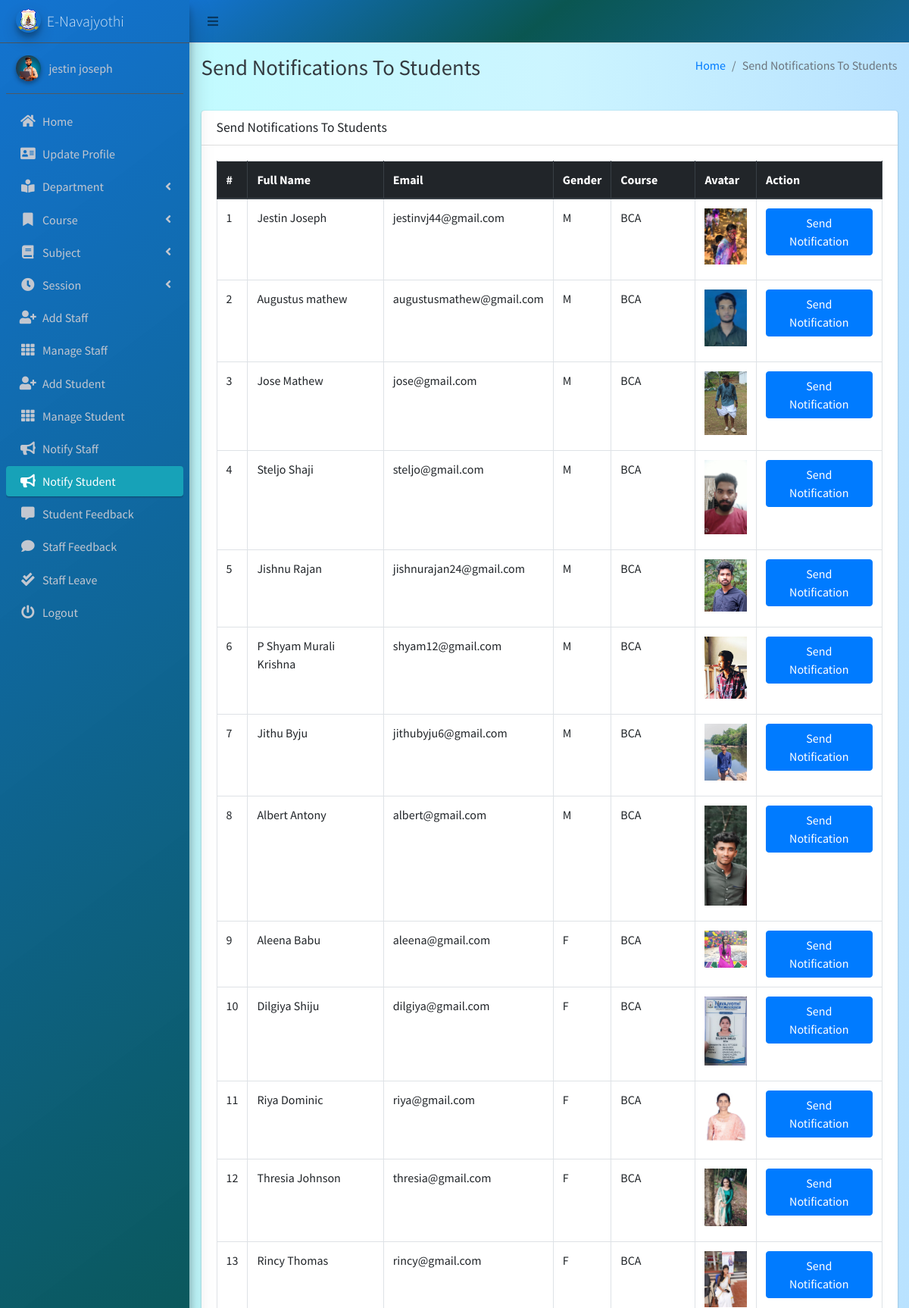
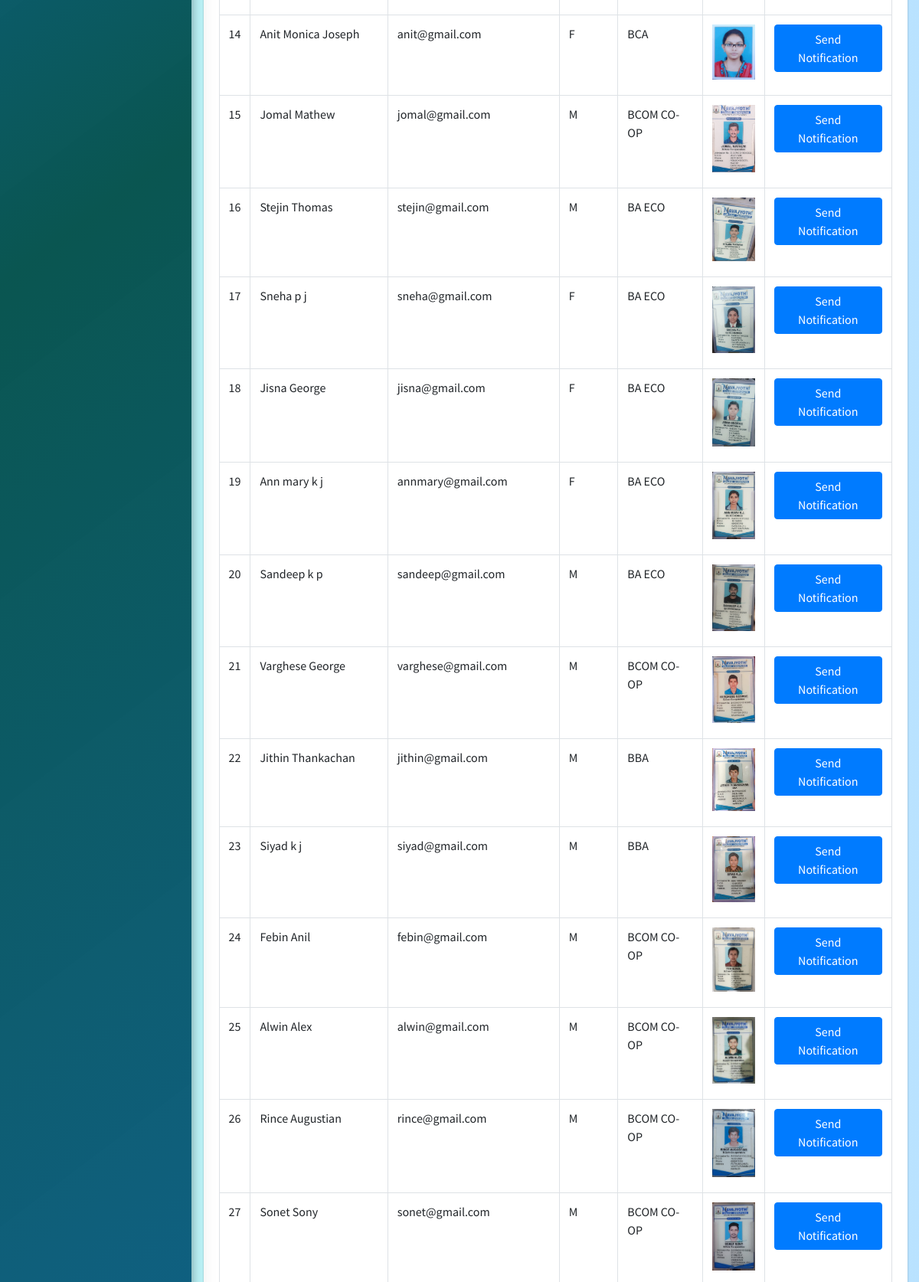
Page /admin_notify_student (signed in, upper part) on the committed database (2 pictures, top to bottom).
### main_app/models.py (models this page shows, shortened)
class CustomUser(AbstractUser):
    USER_TYPE = ((1, "HOD"), (2, "Staff"), (3, "Student"))
    GENDER = [("M", "Male"), ("F", "Female")]
    username = None  # Removed username, using email instead
    email = models.EmailField(unique=True)
    user_type = models.CharField(default=1, choices=USER_TYPE, max_length=1)
    gender = models.CharField(max_length=1, choices=GENDER)
    profile_pic = models.ImageField()
    address = models.TextField()
    fcm_token = models.TextField(default="")  # For firebase notifications
    created_at = models.DateTimeField(auto_now_add=True)
    updated_at = models.DateTimeField(auto_now=True)
    USERNAME_FIELD = "email"
    REQUIRED_FIELDS = []
    objects = CustomUserManager()
    phone_num = models.IntegerField(max_length=12 ,null=True,blank=False)
    aadhar_num = models.IntegerField(max_length=16,null=True,blank=False)
    date_of_birth = models.DateField(null=True,blank=False)
    def __str__(self):
        return self.first_name + "  " + self.last_name

class Student(models.Model):
    admin = models.OneToOneField(CustomUser, on_delete=models.CASCADE)
    department = models.ForeignKey(Department, on_delete=models.DO_NOTHING, null=True, blank=False)
    course = models.ForeignKey(Course, on_delete=models.DO_NOTHING, null=True, blank=False)
    session = models.ForeignKey(Session, on_delete=models.DO_NOTHING, null=True)
    phone_num = models.IntegerField(max_length=12 ,null=True,blank=False)
    aadhar_num = models.IntegerField(max_length=12,null=True,blank=False)
    date_of_birth = models.DateField(null=True,blank=False)
    religion = models.CharField(max_length=12,null=True,blank=False)
    register_num = models.CharField(max_length=12,null=True,blank=False)
    admission_num = models.CharField(max_length=16,null=True,blank=False)

class Course(models.Model):
    name = models.CharField(max_length=120)
    department = models.ForeignKey(Department, on_delete=models.DO_NOTHING, null=True, blank=False)
    created_at = models.DateTimeField(auto_now_add=True)
    updated_at = models.DateTimeField(auto_now=True)

### main_app/hod_views.py (the view)
# urls.py: path("admin_notify_student", hod_views.admin_notify_student,
def admin_notify_student(request):
    student = CustomUser.objects.filter(user_type=3)
    context = {
        'page_title': "Send Notifications To Students",
        'students': student
    }
    return render(request, "hod_template/student_notification.html", context)

### main_app/templates/hod_template/student_notification.html (shortened to what this page needs)
{% extends 'main_app/base.html' %}
{% load static %}
{% block page_title %}{{page_title}}{% endblock page_title %}
{% block content %}
<section class="content">
    <div class="container-fluid">
        <div class="row">
            <div class="col-md-12">
                <div class="card">
                    <div class="card-header">
                        <h3 class="card-title">{{page_title}}</h3>
                    </div>
                    <div class="card-body">
                        <table id="example2" class="table table-bordered table-hover">
                            <thead class="thead-dark">
                                <tr>
                                    <th>#</th>
                                    <th>Full Name</th>
                                    <th>Email</th>
                                    <th>Gender</th>
                                    <th>Course</th>
                                    <th>Avatar</th>
                                    <th>Action</th>
                                </tr>
                            </thead>
                            <tbody>
                                {% for student in students %}
                                <tr>
                                    <td>{{ forloop.counter }}</td>
                                    <td>{{student.first_name}} {{student.last_name}}</td>
                                    <td>{{student.email}}</td>
                                    <td>{{student.gender}}</td>
                                    <td>{{student.student.course.name}}</td>
                                    <td>
                                        {% if student.profile_pic == ""  %}
                                        No Image
                                        {% else %}
                                        <img class="img img-fluid mb-2" height="56" width="56"
                                            src="{{student.profile_pic}}" alt="">
                                        {% endif %}
                                    </td>
                                    <td><button data-toggle = "modal" data-target = "#myModal"class="btn btn-primary show_notification" value="{{student.id}}">Send Notification</button>
                                    </td>
                                </tr>
                                {% endfor %}
                            </tbody>
                        </table>
                    </div>
                </div>
            </div>
        </div>
    </div>
</section>
{% endblock content %}

### main_app/templates/main_app/sidebar_template.html (shortened to what this page needs)
{% load static %}
<aside class="main-sidebar sidebar-dark-info elevation-4 " style="background: rgb(0,104,205);
background: linear-gradient(143deg, rgba(0,104,205,0.9248949579831933) 0%, rgba(0,79,74,0.9613095238095238) 49%, rgba(0,89,142,0.9276960784313726) 100%);">
    {% if request.user.user_type == '1' %}
    <a href="{% url 'admin_home' %}" class="brand-link">
        <img src="{% static 'dist/img/nava_logo.png' %} " alt="AdminLTE Logo"
            class="brand-image img-circle elevation-3" >
        <span class="brand-text font-weight-light">E-Navajyothi</span>
    </a>
      <div class="sidebar">
        <div class="user-panel mt-3 pb-3 mb-3 d-flex">
            <div class="image">
                <img src="{{ request.user.profile_pic}}" class="img-circle elevation-2" alt="User Image">
            </div>
            <div class="info">
                <a href="#" class="d-block">{{user}}</a>
            </div>
        </div>
        <nav class="mt-2 ">
            <ul class="nav nav-pills nav-sidebar flex-column " data-widget="treeview" role="menu" data-accordion="false">
                <li class="nav-item">
                    {% url 'admin_home' as admin_home %}
                    <a href="{{admin_home}}" class="nav-link {% if admin_home == request.path %} active {% endif %}">
                        <i class="nav-icon fas fa-home"></i>
                        <p >
                            Home
                        </p>
                    </a>
                </li>
                <li class="nav-item">
                    {% url 'admin_view_profile' as admin_view_profile %}
                    <a href="{{admin_view_profile}}"
                        class="nav-link {% if admin_view_profile == request.path %} active {% endif %}">
                        <i class="nav-icon fas fa-address-card"></i>
                        <p>
                            Update Profile
                        </p>
                    </a>
                </li>
            <li class="nav-item has-treeview">
                    <a href="#" class="nav-link">
                        <i class="nav-icon fas fa-book-reader"></i>
                        <p>
                            Department
                            <i class="fas fa-angle-left right"></i>
                        </p>
                    </a>
                </li>
                <li class="nav-item has-treeview">
                    <a href="#" class="nav-link">
                        <i class="nav-icon fas fa-bookmark"></i>
                        <p>
                            Course
                            <i class="fas fa-angle-left right"></i>
                        </p>
                    </a>
                </li>
                <li class="nav-item has-treeview">
                    <a href="#" class="nav-link">
                        <i class="nav-icon fas fa-book"></i>
                        <p>
                            Subject
                            <i class="fas fa-angle-left right"></i>
                        </p>
                    </a>
                </li>
                <li class="nav-item has-treeview">
                    <a href="#" class="nav-link">
                        <i class="nav-icon fas fa-clock"></i>
                        <p>
                            Session
                            <i class="fas fa-angle-left right"></i>
                        </p>
                    </a>
                </li>
                <li class="nav-item">
                    {% url 'add_staff' as add_staff %}
                    <a href="{{add_staff}}" class="nav-link {% if add_staff == request.path %} active {% endif %}">
                        <i class="nav-icon fas fa-user-plus"></i>
                        <p>
                            Add Staff
                        </p>
                    </a>
                </li>
                <li class="nav-item">
                    {% url 'manage_staff' as manage_staff %}
                    {% url 'edit_staff' staff_id as edit_staff %}
                    <a href="{{manage_staff}}"
                        class="nav-link {% if manage_staff == request.path or request.path == edit_staff %} active {% endif %}">
                        <i class="nav-icon fas fa-th"></i>
                        <p>
                            Manage Staff
                        </p>
                    </a>
                </li>
                <li class="nav-item">
                    {% url 'add_student' as add_student%}
                    <a href="{{add_student}}" class="nav-link  {% if add_student == request.path %} active {% endif %}">
                        <i class="nav-icon fas fa-user-plus"></i>
                        <p>
                            Add Student
                        </p>
                    </a>
                </li>
                <li class="nav-item">
                    {% url 'manage_student' as manage_student %}
                    {% url 'edit_student' student_id as edit_student %}
                    <a href="{{manage_student}}"
                        class="nav-link  {% if edit_student == request.path or manage_student == request.path %} active {% endif %}">
                        <i class="nav-icon fas fa-th"></i>
                        <p>
                            Manage Student
                        </p>
                    </a>
                </li>
                <li class="nav-item">
                    {% url 'admin_notify_staff' as admin_notify_staff %}
                    <a href="{{admin_notify_staff}}"
                        class="nav-link {% if admin_notify_staff == request.path %} active {% endif %}">
                        <i class="nav-icon fas fa-bullhorn"></i>
                        <p>
                            Notify Staff
                        </p>
                    </a>
                </li>
                <li class="nav-item">
                    {% url 'admin_notify_student' as admin_notify_student %}
                    <a href="{{admin_notify_student}}"
                        class="nav-link {% if admin_notify_student == request.path %} active {% endif %}">
                        <i class="nav-icon fas fa-bullhorn"></i>
                        <p>
                            Notify Student
                        </p>
                    </a>
                </li>
                <li class="nav-item">
                    {% url 'student_feedback_message' as student_feedback_message %}
                    <a href="{{ student_feedback_message }}"
                        class="nav-link  {% if student_feedback_message == request.path %} active {% endif %}">
                        <i class="nav-icon fas fa-comment-alt"></i>
                        <p>
                            Student Feedback
                        </p>
                    </a>
                </li>
                <li class="nav-item">
                    {% url 'staff_feedback_message' as staff_feedback_message %}
                    <a href="{{staff_feedback_message}}"
                        class="nav-link   {% if staff_feedback_message == request.path %} active {% endif %}">
                        <i class="nav-icon fas fa-comment"></i>
                        <p>
                            Staff Feedback
                        </p>
                    </a>
                </li>
                <li class="nav-item">
                    {% url 'view_staff_leave' as view_staff_leave %}
                    <a href="{{view_staff_leave}}"
                        class="nav-link  {% if view_staff_leave == request.path %} active {% endif %}">
                        <i class="nav-icon fas fa-check-double"></i>
                        <p>
                            Staff Leave
                        </p>
                    </a>
                </li>
                                        {% endif %}
                                        <li class="nav-item">
                                            <a href="{% url 'user_logout' %}"
                                                onclick="return confirm('Your session would be terminated.\n\nProceed?')"
                                                class="nav-link">
                                                <i class="nav-icon fas fa-power-off"></i>
                                                <p>
                                                    Logout
                                                </p>
                                            </a>
                                        </li>
                                    </ul>
                                </nav>
                            </div>
</aside>

### rows in the picture
CustomUser: user.profile_pic (picture), first_name+last_name "jestin joseph"
CustomUser: first_name "Jestin", last_name "Joseph", email "jestinvj44@gmail.com", gender "M", student.course.name "BCA", profile_pic (picture)
CustomUser: first_name "Augustus", last_name "mathew", email "augustusmathew@gmail.com", gender "M", student.course.name "BCA", shows a picture
CustomUser: first_name "Jose", last_name "Mathew", email "jose@gmail.com", gender "M", student.course.name "BCA", shows a picture
CustomUser: first_name "Steljo", last_name "Shaji", email "steljo@gmail.com", gender "M", student.course.name "BCA", shows a picture
CustomUser: first_name "Jishnu", last_name "Rajan", email "jishnurajan24@gmail.com", gender "M", student.course.name "BCA", shows a picture
CustomUser: first_name "P Shyam", last_name "Murali Krishna", email "shyam12@gmail.com", gender "M", student.course.name "BCA", shows a picture
CustomUser: first_name "Jithu", last_name "Byju", email "jithubyju6@gmail.com", gender "M", student.course.name "BCA", shows a picture
CustomUser: first_name "Albert", last_name "Antony", email "albert@gmail.com", gender "M", student.course.name "BCA", shows a picture
CustomUser: first_name "Aleena", last_name "Babu", email "aleena@gmail.com", gender "F", student.course.name "BCA", shows a picture
CustomUser: first_name "Dilgiya", last_name "Shiju", email "dilgiya@gmail.com", gender "F", student.course.name "BCA", shows a picture
CustomUser: first_name "Riya", last_name "Dominic", email "riya@gmail.com", gender "F", student.course.name "BCA", shows a picture
CustomUser: first_name "Thresia", last_name "Johnson", email "thresia@gmail.com", gender "F", student.course.name "BCA", shows a picture
CustomUser: first_name "Rincy", last_name "Thomas", email "rincy@gmail.com", gender "F", student.course.name "BCA", shows a picture
CustomUser: first_name "Anit Monica", last_name "Joseph", email "anit@gmail.com", gender "F", student.course.name "BCA", shows a picture
CustomUser: first_name "Jomal", last_name "Mathew", email "jomal@gmail.com", gender "M", student.course.name "BCOM CO-OP", shows a picture
CustomUser: first_name "Stejin", last_name "Thomas", email "stejin@gmail.com", gender "M", student.course.name "BA ECO", shows a picture
CustomUser: first_name "Sneha", last_name "p j", email "sneha@gmail.com", gender "F", student.course.name "BA ECO", shows a picture
CustomUser: first_name "Jisna", last_name "George", email "jisna@gmail.com", gender "F", student.course.name "BA ECO", shows a picture
CustomUser: first_name "Ann mary", last_name "k j", email "annmary@gmail.com", gender "F", student.course.name "BA ECO", shows a picture
CustomUser: first_name "Sandeep", last_name "k p", email "sandeep@gmail.com", gender "M", student.course.name "BA ECO", shows a picture
CustomUser: first_name "Varghese", last_name "George", email "varghese@gmail.com", gender "M", student.course.name "BCOM CO-OP", shows a picture
CustomUser: first_name "Jithin", last_name "Thankachan", email "jithin@gmail.com", gender "M", student.course.name "BBA", shows a picture
CustomUser: first_name "Siyad", last_name "k j", email "siyad@gmail.com", gender "M", student.course.name "BBA", shows a picture
CustomUser: first_name "Febin", last_name "Anil", email "febin@gmail.com", gender "M", student.course.name "BCOM CO-OP", shows a picture
CustomUser: first_name "Alwin", last_name "Alex", email "alwin@gmail.com", gender "M", student.course.name "BCOM CO-OP", shows a picture
CustomUser: first_name "Rince", last_name "Augustian", email "rince@gmail.com", gender "M", student.course.name "BCOM CO-OP", shows a picture
CustomUser: first_name "Sonet", last_name "Sony", email "sonet@gmail.com", gender "M", student.course.name "BCOM CO-OP", shows a picture

### other values in the picture
{{ page_title }} "Send Notifications To Students"
